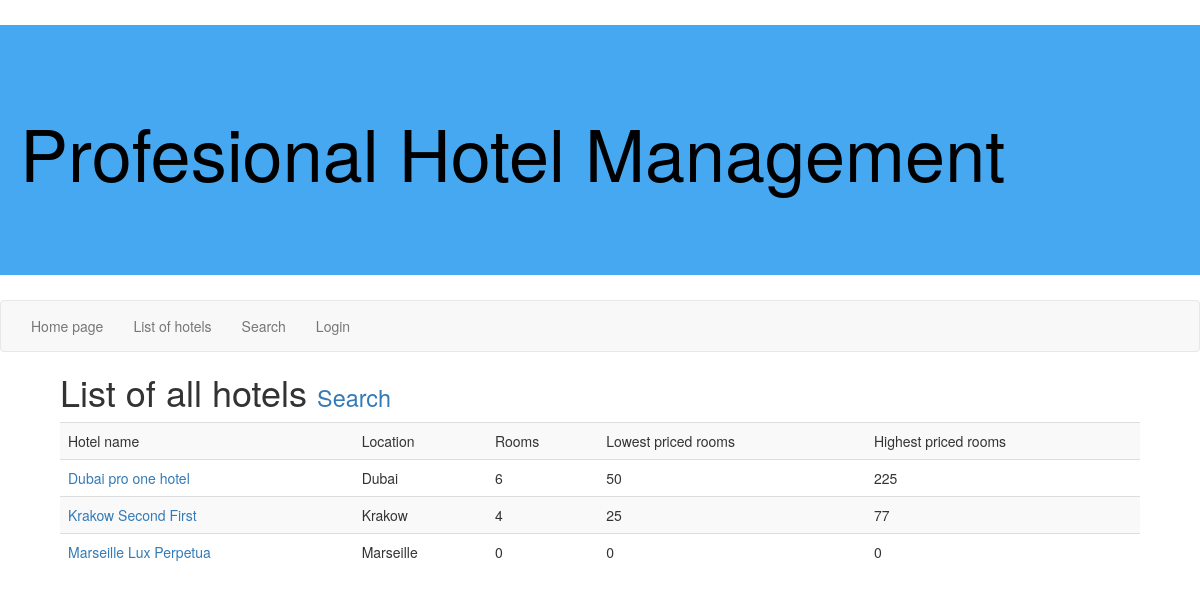
Page /php/hotels.php on the committed database.
### tables this page shows
CREATE TABLE `hotels` (
  `hotel_id` int(8) NOT NULL,
  `hotel_name` varchar(255) NOT NULL,
  `hotel_location` varchar(255) NOT NULL,
  `hotel_min_price` int(8) NOT NULL DEFAULT '0',
  `hotel_max_price` int(8) NOT NULL DEFAULT '0',
  `hotel_rooms` int(11) NOT NULL
);

### php/core.php (called while the page is built, shortened)
<?php
function dbquery($query) {
	$result = @mysql_query($query);
	if (!$result) {
		echo mysql_error();
		return false;
	} else {
		return $result;
	}
}
function dbrows($query) {
	$result = @mysql_num_rows($query);
	return $result;
}
function dbarray($query) {
	$result = @mysql_fetch_assoc($query);
	if (!$result) {
		return false;
	} else {
		return $result;
	}
}
?>

### php/hotels.php (the view, shortened to what this page needs)
<?php
require_once "core.php";
require_once "style/head.php";
$query = dbquery("SELECT * FROM hotels");
if(!dbrows($query)){ echo "Unfortunatly we do not have any hotels yet"; }
else{
$hotels = $query;
?>
<h1>List of all hotels <small><a href="search.php">Search</a></small></h1>
<table class="table table-striped">
<tr><td>Hotel name</td><td>Location</td><td>Rooms</td><td>Lowest priced rooms</td><td>Highest priced rooms</td></tr>
<?php
while($hotel = dbarray($hotels))
{
	$rooms = dbquery("SELECT * FROM rooms WHERE `hotel_id` = '".$hotel['hotel_id']."'");
	echo "<tr><td><a href=\"hotel.php?id=".$hotel['hotel_id']."\">".$hotel['hotel_name']."</a></td><td>".$hotel['hotel_location']."</td><td>".dbrows($rooms)."</td><td>".$hotel['hotel_min_price']."</td><td>".$hotel['hotel_max_price']."</td></tr>";
}
?>
</table>
<?php
}
require_once "style/foot.php";
?>

### rows in the picture
hotels: hotel_name "Dubai pro one hotel", hotel_location "Dubai", rooms "6", hotel_min_price "50", hotel_max_price "225"
hotels: hotel_name "Krakow Second First", hotel_location "Krakow", rooms "4", hotel_min_price "25", hotel_max_price "77"
hotels: hotel_name "Marseille Lux Perpetua", hotel_location "Marseille", rooms "0", hotel_min_price "0", hotel_max_price "0"
